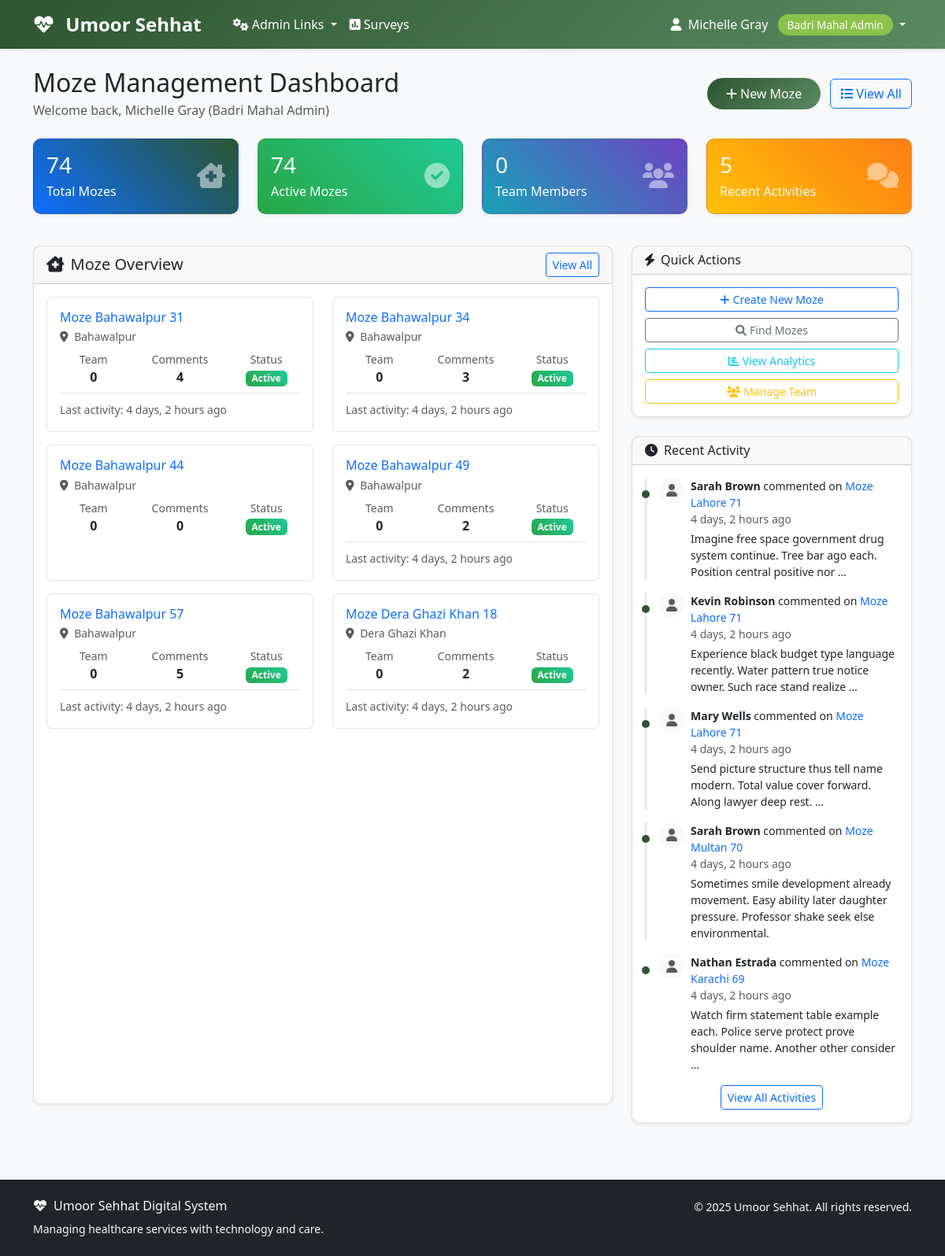
Before: /moze/ (signed in) with the older database file.
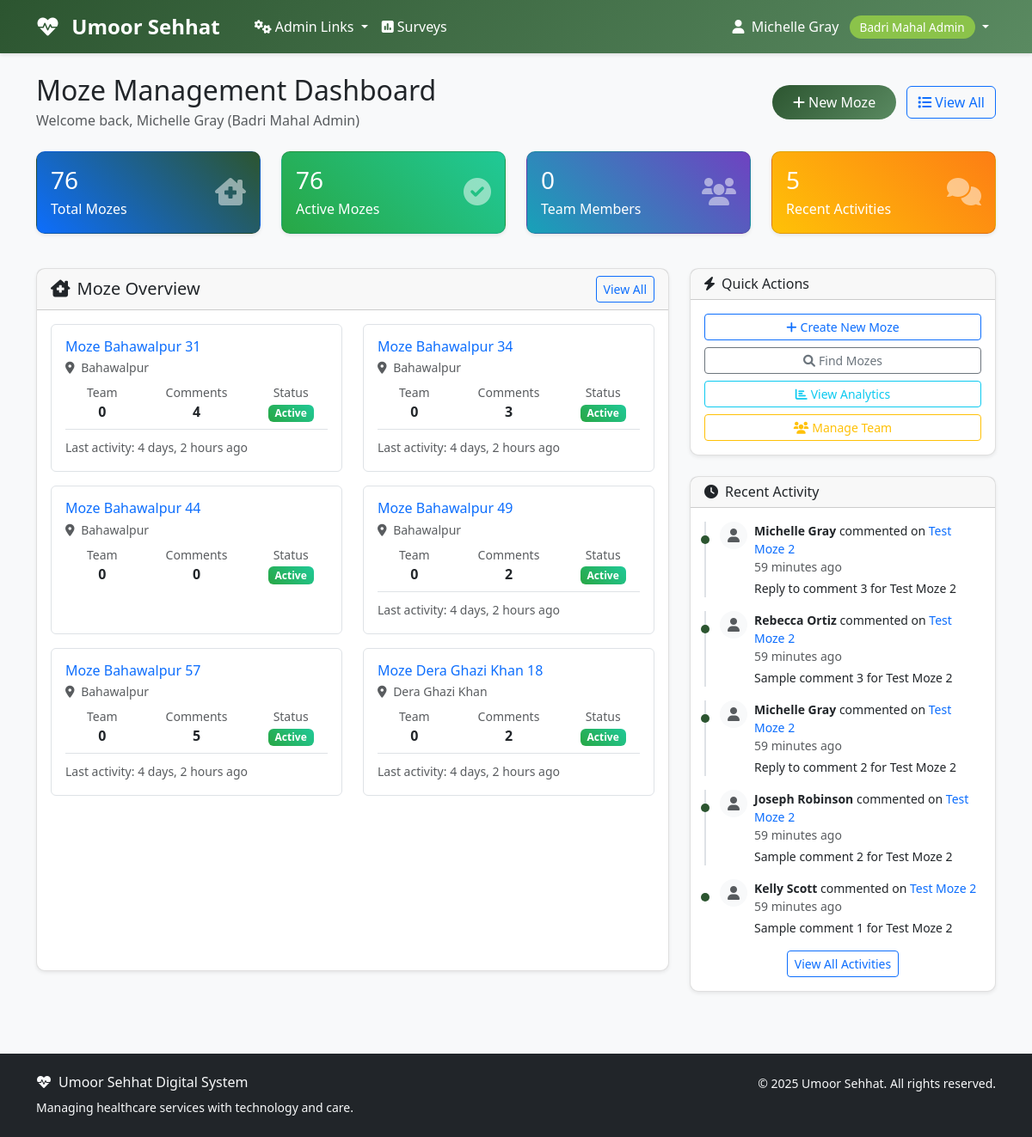
After: the same page with the newer database file.
### moze/models.py (models this page shows, shortened)
class Moze(models.Model):
    name = models.CharField(max_length=100, unique=True)
    location = models.CharField(max_length=200)
    address = models.TextField(blank=True, null=True)
    aamil = models.ForeignKey(
        settings.AUTH_USER_MODEL,
        on_delete=models.CASCADE,
        related_name='managed_mozes',
        limit_choices_to={'role': 'aamil'}
    )
    team_members = models.ManyToManyField(
        settings.AUTH_USER_MODEL,
        related_name='moze_teams',
        blank=True,
        help_text='Team members assigned to this Moze'
    )
    moze_coordinator = models.ForeignKey(
        settings.AUTH_USER_MODEL,
        on_delete=models.SET_NULL,
        null=True,
        blank=True,
        related_name='coordinated_mozes',
        limit_choices_to={'role': 'moze_coordinator'}
    )
    established_date = models.DateField(blank=True, null=True)
    is_active = models.BooleanField(default=True)
    capacity = models.PositiveIntegerField(default=100, help_text='Maximum patient capacity')
    contact_phone = models.CharField(max_length=15, blank=True, null=True)
    contact_email = models.EmailField(blank=True, null=True)
    created_at = models.DateTimeField(auto_now_add=True)
    updated_at = models.DateTimeField(auto_now=True)
    class Meta:
        verbose_name = 'Moze'
        verbose_name_plural = 'Mozes'
        ordering = ['name']
    def get_team_count(self):
        return self.team_members.count()

class MozeComment(models.Model):
    moze = models.ForeignKey(Moze, on_delete=models.CASCADE, related_name='comments')
    author = models.ForeignKey(settings.AUTH_USER_MODEL, on_delete=models.CASCADE)
    content = models.TextField()
    parent = models.ForeignKey('self', on_delete=models.CASCADE, null=True, blank=True, related_name='replies')
    is_active = models.BooleanField(default=True)
    created_at = models.DateTimeField(auto_now_add=True)
    updated_at = models.DateTimeField(auto_now=True)
    class Meta:
        ordering = ['-created_at']

### accounts/models.py (models this page shows, shortened)
class User(AbstractUser):
    ROLE_CHOICES = [
        ('aamil', 'Aamil'),
        ('moze_coordinator', 'Moze Coordinator'),
        ('doctor', 'Doctor'),
        ('student', 'Student'),
        ('badri_mahal_admin', 'Badri Mahal Admin'),
    ]
    role = models.CharField(max_length=20, choices=ROLE_CHOICES, default='student')
    its_id = models.CharField(
        max_length=8,
        unique=True,
        null=True,
        blank=True,
        validators=[RegexValidator(
            regex=r'^\d{8}$',
            message='ITS ID must be exactly 8 digits',
            code='invalid_its_id'
        )],
        help_text='8-digit ITS ID'
    )
    phone_number = models.CharField(max_length=15, blank=True, null=True)
    profile_photo = models.URLField(blank=True, null=True)
    arabic_name = models.CharField(max_length=100, blank=True, null=True)
    age = models.PositiveIntegerField(blank=True, null=True)
    verified_certificate = models.FileField(upload_to='certificates/', blank=True, null=True)
    specialty = models.CharField(max_length=100, blank=True, null=True)
    college = models.CharField(max_length=100, blank=True, null=True)  # For students
    specialization = models.CharField(max_length=100, blank=True, null=True)  # For students
    created_at = models.DateTimeField(auto_now_add=True)
    updated_at = models.DateTimeField(auto_now=True)
    def get_full_name(self):
        if self.arabic_name:
            return self.arabic_name
        return super().get_full_name() or self.username
    @property
    def is_aamil(self):
        return self.role == 'aamil'
    @property
    def is_moze_coordinator(self):
        return self.role == 'moze_coordinator'
    @property
    def is_doctor(self):
        return self.role == 'doctor'
    @property
    def is_student(self):
        return self.role == 'student'
    @property
    def is_admin(self):
        return self.role == 'badri_mahal_admin' or self.is_superuser
    class Meta:
        verbose_name = 'User'
        verbose_name_plural = 'Users'
        ordering = ['first_name', 'last_name']

### moze/views.py (the view)
# urls.py: path('', views.dashboard, name='dashboard'),
@login_required
def dashboard(request):
    user = request.user
    if user.is_admin:
        mozes = Moze.objects.all()
    elif user.role == 'aamil':
        mozes = user.managed_mozes.all()
    elif user.role == 'moze_coordinator':
        mozes = user.coordinated_mozes.all()
    else:
        mozes = Moze.objects.none()
    total_mozes = mozes.count()
    active_mozes = mozes.filter(is_active=True).count()
    team_members_count = User.objects.filter(moze_teams__in=mozes).distinct().count()
    recent_comments = MozeComment.objects.filter(
        moze__in=mozes,
        is_active=True
    ).select_related('author', 'moze').order_by('-created_at')[:5]
    moze_stats = []
    for moze in mozes[:6]:  # Top 6 mozes for dashboard
        stats = {
            'moze': moze,
            'team_count': moze.get_team_count(),
            'comments_count': moze.comments.filter(is_active=True).count(),
            'last_activity': moze.comments.filter(is_active=True).first(),
        }
        moze_stats.append(stats)
    context = {
        'total_mozes': total_mozes,
        'active_mozes': active_mozes,
        'team_members_count': team_members_count,
        'recent_comments': recent_comments,
        'moze_stats': moze_stats,
        'user_role': user.get_role_display(),
    }
    return render(request, 'moze/dashboard.html', context)

### templates/moze/dashboard.html (shortened to what the changed rows need)
{% extends 'base.html' %}
{% block content %}
<div class="container">
    <div class="row mb-4">
        <div class="col">
            <div class="d-flex justify-content-between align-items-center">
                <div>
                    <h2 class="mb-1">Moze Management Dashboard</h2>
                </div>
            </div>
        </div>
    </div>
    <div class="row mb-4">
        <div class="col-md-3 mb-3">
            <div class="card bg-primary text-white">
                <div class="card-body">
                    <div class="d-flex justify-content-between">
                        <div>
                            <h3 class="mb-1">{{ total_mozes }}</h3>
                            <p class="mb-0">Total Mozes</p>
                        </div>
                    </div>
                </div>
            </div>
        </div>
        <div class="col-md-3 mb-3">
            <div class="card bg-success text-white">
                <div class="card-body">
                    <div class="d-flex justify-content-between">
                        <div>
                            <h3 class="mb-1">{{ active_mozes }}</h3>
                            <p class="mb-0">Active Mozes</p>
                        </div>
                    </div>
                </div>
            </div>
        </div>
    </div>
    <div class="row">
        <div class="col-lg-8 mb-4">
            <div class="card h-100">
                <div class="card-body">
                    {% if moze_stats %}
                        <div class="row">
                            {% for stat in moze_stats %}
                                <div class="col-md-6 mb-3">
                                    <div class="border rounded p-3 h-100">
                                        <div class="d-flex justify-content-between align-items-start">
                                            <div class="flex-grow-1">
                                                <h6 class="mb-1">
                                                    <a href="{% url 'moze:detail' stat.moze.pk %}"
                                                       class="text-decoration-none">
                                                        {{ stat.moze.name }}
                                                    </a>
                                                </h6>
                                                <p class="small text-muted mb-2">
                                                    <i class="fas fa-map-marker-alt me-1"></i>
                                                    {{ stat.moze.location }}
                                                </p>
                                                <div class="row text-center">
                                                    <div class="col-4">
                                                        <small class="text-muted d-block">Team</small>
                                                        <strong>{{ stat.team_count }}</strong>
                                                    </div>
                                                    <div class="col-4">
                                                        <small class="text-muted d-block">Comments</small>
                                                        <strong>{{ stat.comments_count }}</strong>
                                                    </div>
                                                    <div class="col-4">
                                                        <small class="text-muted d-block">Status</small>
                                                        {% if stat.moze.is_active %}
                                                            <span class="badge bg-success">Active</span>
                                                        {% else %}
                                                            <span class="badge bg-secondary">Inactive</span>
                                                        {% endif %}
                                                    </div>
                                                </div>
                                            </div>
                                        </div>
                                        {% if stat.last_activity %}
                                            <div class="border-top pt-2 mt-2">
                                                <small class="text-muted">
                                                    Last activity: {{ stat.last_activity.created_at|timesince }} ago
                                                </small>
                                            </div>
                                        {% endif %}
                                    </div>
                                </div>
                            {% endfor %}
                        </div>
                    {% endif %}
                </div>
            </div>
        </div>
        <div class="col-lg-4">
            <div class="card">
                <div class="card-body">
                    {% if recent_comments %}
                        <div class="activity-feed">
                            {% for comment in recent_comments %}
                                <div class="activity-item mb-3">
                                    <div class="d-flex">
                                        <div class="flex-shrink-0">
                                            {% if comment.author.profile_photo %}
                                                <img src="{{ comment.author.profile_photo.url }}"
                                                     alt="{{ comment.author.get_full_name }}"
                                                     class="rounded-circle" width="32" height="32">
                                            {% else %}
                                                <div class="rounded-circle bg-light d-flex align-items-center justify-content-center"
                                                     style="width: 32px; height: 32px;">
                                                    <i class="fas fa-user text-muted"></i>
                                                </div>
                                            {% endif %}
                                        </div>
                                        <div class="flex-grow-1 ms-2">
                                            <div class="small">
                                                <strong>{{ comment.author.get_full_name }}</strong>
                                                commented on
                                                <a href="{% url 'moze:detail' comment.moze.pk %}"
                                                   class="text-decoration-none">
                                                    {{ comment.moze.name }}
                                                </a>
                                            </div>
                                            <div class="small text-muted">
                                                {{ comment.created_at|timesince }} ago
                                            </div>
                                            <div class="small mt-1">
                                                {{ comment.content|truncatewords:15 }}
                                            </div>
                                        </div>
                                    </div>
                                </div>
                            {% endfor %}
                        </div>
                    {% else %}
                        <div class="text-center py-3">
                            <i class="fas fa-clock fa-2x text-muted mb-2"></i>
                            <p class="text-muted mb-0">No recent activity</p>
                        </div>
                    {% endif %}
                </div>
            </div>
        </div>
    </div>
</div>
{% endblock %}

Changed rows visible on the page:
no longer on this page (row unchanged): MozeComment: author.get_full_name "Sarah Brown", moze.name "Moze Lahore 71", created_at "4 days, 2 hours", content "Imagine free space government drug system continue. Tree bar ago each. Position central positive nor …"
no longer on this page (row unchanged): MozeComment: author.get_full_name "Kevin Robinson", moze.name "Moze Lahore 71", created_at "4 days, 2 hours", content "Experience black budget type language recently. Water pattern true notice owner. Such race stand realize …"
no longer on this page (row unchanged): MozeComment: author.get_full_name "Mary Wells", moze.name "Moze Lahore 71", created_at "4 days, 2 hours", content "Send picture structure thus tell name modern. Total value cover forward. Along lawyer deep rest. …"
no longer on this page (row unchanged): MozeComment: author.get_full_name "Sarah Brown", moze.name "Moze Multan 70", created_at "4 days, 2 hours", content "Sometimes smile development already movement. Easy ability later daughter pressure. Professor shake seek else environmental."
no longer on this page (row unchanged): MozeComment: author.get_full_name "Nathan Estrada", moze.name "Moze Karachi 69", created_at "4 days, 2 hours", content "Watch firm statement table example each. Police serve protect prove shoulder name. Another other consider …"
added MozeComment: author.get_full_name "Michelle Gray", moze.name "Test Moze 2", created_at "59 minutes", content "Reply to comment 3 for Test Moze 2"
added MozeComment: author.get_full_name "Rebecca Ortiz", moze.name "Test Moze 2", created_at "59 minutes", content "Sample comment 3 for Test Moze 2"
added MozeComment: author.get_full_name "Michelle Gray", moze.name "Test Moze 2", created_at "59 minutes", content "Reply to comment 2 for Test Moze 2"
added MozeComment: author.get_full_name "Joseph Robinson", moze.name "Test Moze 2", created_at "59 minutes", content "Sample comment 2 for Test Moze 2"
added MozeComment: author.get_full_name "Kelly Scott", moze.name "Test Moze 2", created_at "59 minutes", content "Sample comment 1 for Test Moze 2"
Other visible differences:
{{ total_mozes }}: "74" → "76"
{{ active_mozes }}: "74" → "76"
